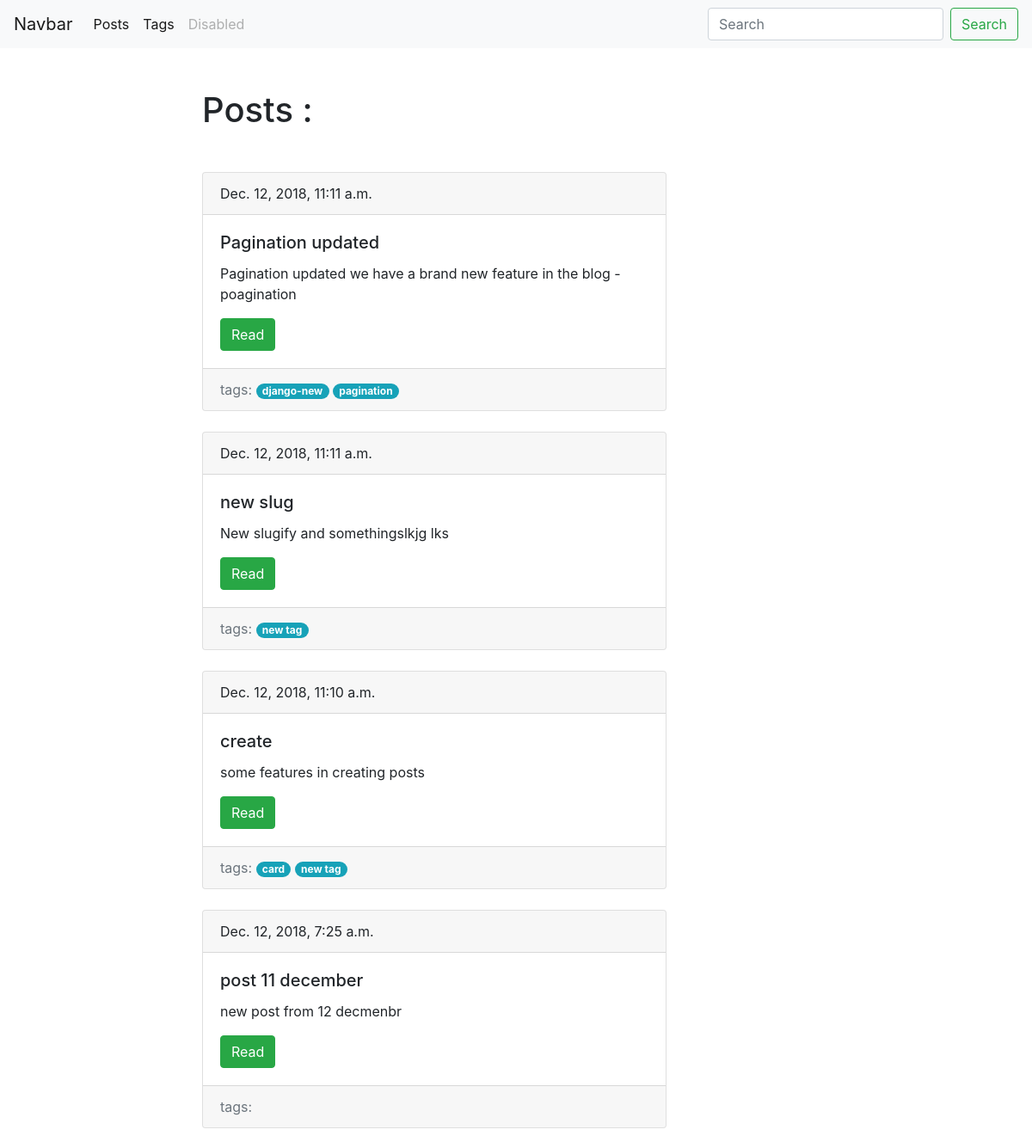
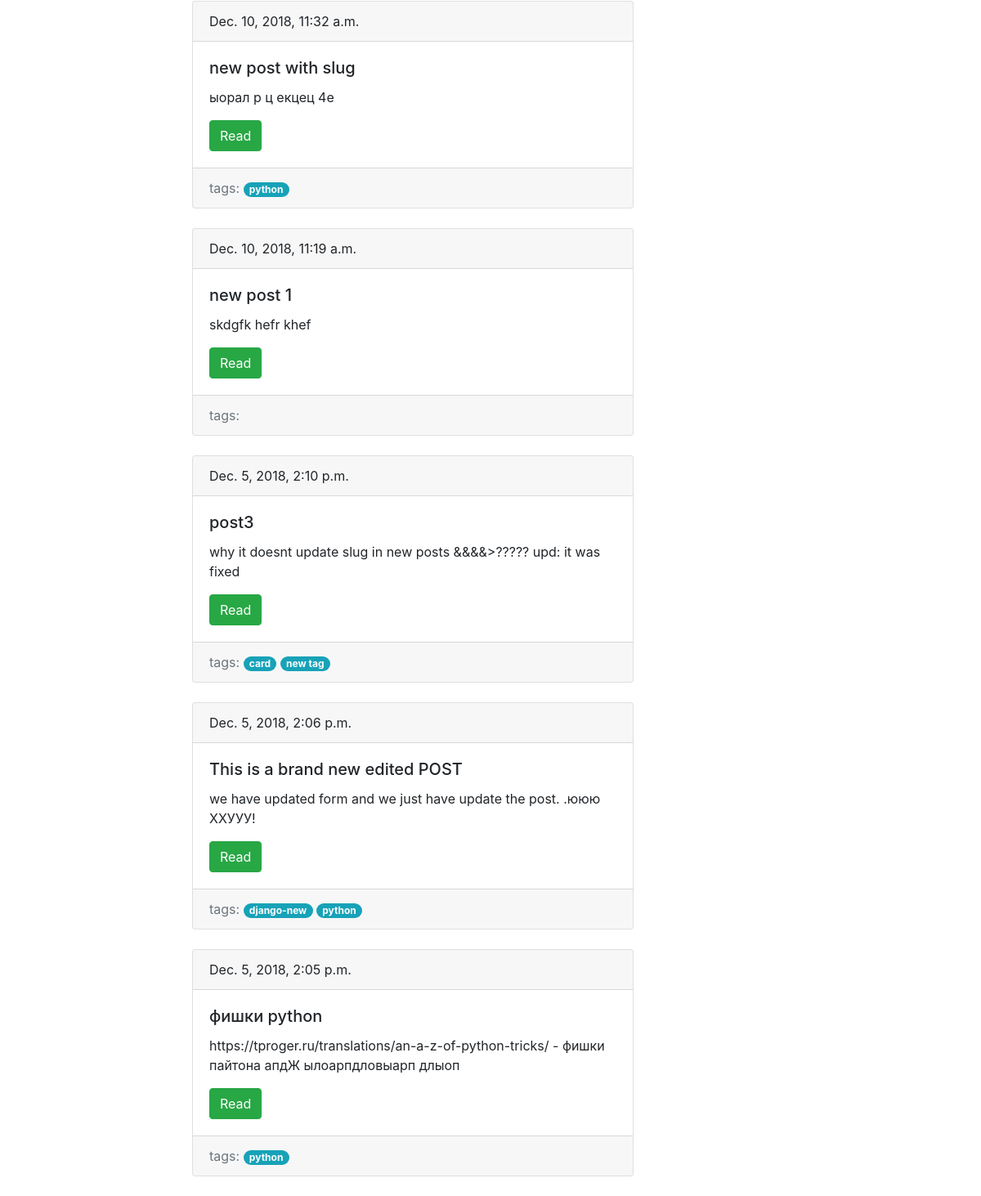
Screenshot of /blog/ with the database file from the repository (2 pictures, top to bottom).
### blog/models.py (models this page shows, shortened)
class Post(models.Model):
    title = models.CharField (max_length =150, db_index = True)
    slug = models.SlugField (max_length = 150 , blank = True, unique = True)
    body = models.TextField (blank=True, db_index=True)
    date_pub = models.DateTimeField (auto_now_add=True)
    tags = models.ManyToManyField('Tag', blank=True, related_name='posts')
    def get_absolute_url(self):
        return reverse('post_detail_url', kwargs = {'slug':self.slug} )
    class Meta:
        ordering = ['-date_pub']

class Tag(models.Model):
    title = models.CharField(max_length =50)
    slug = models.SlugField(max_length = 50, unique=True)
    def get_absolute_url(self):
        return reverse('tag_detail_url', kwargs = {'slug':self.slug} )
    class Meta:
        ordering = ['title']

### blog/views.py (the view)
# urls.py: path('', posts_list, name='posts_list_url'),
def posts_list(request):
    posts = Post.objects.all()
    paginator = Paginator(posts, 10)
    page_number = request.GET.get('page', 1)
    page = paginator.get_page(page_number)
    is_paginated = page.has_other_pages()
    prev_url = '?page={}'.format(page.previous_page_number()) if page.has_previous() else ''
    next_url = '?page={}'.format(page.next_page_number()) if page.has_next() else ''
    context = {'page_object': page,
               'button_name': 'Read',
               'is_paginated': is_paginated,
               'next_url': next_url,
               'prev_url': prev_url}
    return render(request, 'blog/index.html', context = context)

### blog/templates/blog/index.html (shortened to what this page needs)
{% extends 'blog/base_blog.html'  %}
        {% block content %}
            <h1 class = "mb-5"> Posts : </h1>
            {% for post in page_object.object_list %}
                    {% include  'blog/includes/post_card_template.html' %}
            {% endfor %}
        {% endblock %}

### blog/templates/blog/includes/post_card_template.html
    <div class="card mb-4">
      <div class="card-header">
        {{ post.date_pub }}
      </div>
      <div class="card-body">
        <h5 class="card-title">{{ post.title }} </h5>
        <p class="card-text"> {{ post.body }} </p>
          {% block buttons %}
            <a href="{{ post.get_absolute_url }}" class="btn btn-success"> {{ button_name}} </a>
          {% endblock %}
      </div>
          <div class="card-footer text-muted">
            tags:
              {% for tag in post.tags.all %}
                    <a href="{{ tag.get_absolute_url }}" class="badge badge-pill badge-info"> {{tag.title}} </a>
              {% endfor %}
          </div>
    </div>

### rows the page displays
Post: date_pub "Dec. 12, 2018, 11:11 a.m.", title "Pagination updated", body "Pagination updated we have a brand new feature in the blog - poagination", button_name "Read"
Tag: title "django-new"
Tag: title "pagination"
Post: date_pub "Dec. 12, 2018, 11:11 a.m.", title "new slug", body "New slugify and somethingslkjg lks", button_name "Read"
Tag: title "new tag"
Post: date_pub "Dec. 12, 2018, 11:10 a.m.", title "create", body "some features in creating posts", button_name "Read"
Tag: title "card"
Post: date_pub "Dec. 12, 2018, 7:25 a.m.", title "post 11 december", body "new post from 12 decmenbr", button_name "Read"
Post: date_pub "Dec. 10, 2018, 11:32 a.m.", title "new post with slug", body "ыорал р ц екцец 4е", button_name "Read"
Tag: title "python"
Post: date_pub "Dec. 10, 2018, 11:19 a.m.", title "new post 1", body "skdgfk hefr khef", button_name "Read"
Post: date_pub "Dec. 5, 2018, 2:10 p.m.", title "post3", body "why it doesnt update slug in new posts &&&&>????? upd: it was fixed", button_name "Read"
Post: date_pub "Dec. 5, 2018, 2:06 p.m.", title "This is a brand new edited POST", body "we have updated form and we just have update the post. .ююю ХХУУУ!", button_name "Read"
Post: date_pub "Dec. 5, 2018, 2:05 p.m.", title "фишки python", body "https://tproger.ru/translations/an-a-z-of-python-tricks/ - фишки пайтона апдЖ ылоарпдловыарп длыоп", button_name "Read"
